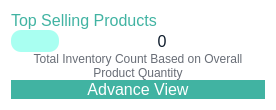
                 <widget class="QFrame" name="horizontalFrame_8">
                  <property name="styleSheet">
                   <string notr="true">background-color: rgb(255, 255, 255);
border-radius: 20px;</string>
                  </property>
                  <layout class="QHBoxLayout" name="horizontalLayout_37">
                   <item>
                    <layout class="QHBoxLayout" name="horizontalLayout_40">
                     <item>
                      <layout class="QVBoxLayout" name="verticalLayout_16">
                       <property name="spacing">
                        <number>0</number>
                       </property>
                       <item>
                        <widget class="QLabel" name="label_37">
                         <property name="sizePolicy">
                          <sizepolicy hsizetype="Preferred" vsizetype="Fixed">
                           <horstretch>0</horstretch>
                           <verstretch>0</verstretch>
                          </sizepolicy>
                         </property>
                         <property name="font">
                          <font>
                           <pointsize>12</pointsize>
                          </font>
                         </property>
                         <property name="styleSheet">
                          <string notr="true">color: rgb(65, 179, 162);</string>
                         </property>
                         <property name="text">
                          <string>Top Selling Products</string>
                         </property>
                        </widget>
                       </item>
                       <item>
                        <layout class="QGridLayout" name="gridLayout_13">
                         <item row="0" column="0">
                          <widget class="QLabel" name="label_42">
                           <property name="sizePolicy">
                            <sizepolicy hsizetype="Preferred" vsizetype="Fixed">
                             <horstretch>0</horstretch>
                             <verstretch>0</verstretch>
                            </sizepolicy>
                           </property>
                           <property name="maximumSize">
                            <size>
                             <width>48</width>
                             <height>48</height>
                            </size>
                           </property>
                           <property name="styleSheet">
                            <string notr="true">background-color: rgb(169, 255, 241);
padding: 4px;
border-radius: 10px;</string>
                           </property>
                           <property name="text">
                            <string/>
                           </property>
                           <property name="pixmap">
                            <pixmap resource="resources.qrc">:/resources/product-icons/top-selling-products-revenu.svg</pixmap>
                           </property>
                           <property name="scaledContents">
                            <bool>true</bool>
                           </property>
                          </widget>
                         </item>
                         <item row="0" column="1">
                          <widget class="QLabel" name="Top_Selling_value_Products_Sales">
                           <property name="font">
                            <font>
                             <pointsize>12</pointsize>
                            </font>
                           </property>
                           <property name="styleSheet">
                            <string notr="true">color: rgb(14, 28, 44);</string>
                           </property>
                           <property name="text">
                            <string>0</string>
                           </property>
                           <property name="alignment">
                            <set>Qt::AlignmentFlag::AlignCenter</set>
                           </property>
                          </widget>
                         </item>
                        </layout>
                       </item>
                       <item>
                        <widget class="QLabel" name="label_38">
                         <property name="sizePolicy">
                          <sizepolicy hsizetype="Preferred" vsizetype="Fixed">
                           <horstretch>0</horstretch>
                           <verstretch>0</verstretch>
                          </sizepolicy>
                         </property>
                         <property name="styleSheet">
                          <string notr="true">color: rgb(104, 109, 118);</string>
                         </property>
                         <property name="text">
                          <string>Total Inventory Count Based on Overall Product Quantity</string>
                         </property>
                         <property name="alignment">
                          <set>Qt::AlignmentFlag::AlignCenter</set>
                         </property>
                         <property name="wordWrap">
                          <bool>true</bool>
                         </property>
                        </widget>
                       </item>
                       <item>
                        <widget class="QPushButton" name="pushButton_16">
                         <property name="maximumSize">
                          <size>
                           <width>16777215</width>
                           <height>40</height>
                          </size>
                         </property>
                         <property name="font">
                          <font>
                           <pointsize>12</pointsize>
                          </font>
                         </property>
                         <property name="styleSheet">
                          <string notr="true">QPushButton{
background: #41B3A2;
color: rgb(255, 255, 255);
border:none;
border-radius: 10px;
}
QPushButton:hover{
	background-color: rgb(50, 136, 123);
}</string>
                         </property>
                         <property name="text">
                          <string>Advance View</string>
                         </property>
                         <property name="icon">
                          <iconset>
                           <normalon>:/resources/product-icons/advance_view.svg</normalon>
                          </iconset>
                         </property>
                         <property name="iconSize">
                          <size>
                           <width>28</width>
                           <height>28</height>
                          </size>
                         </property>
                        </widget>
                       </item>
                      </layout>
                     </item>
                    </layout>
                   </item>
                  </layout>
                 </widget>
